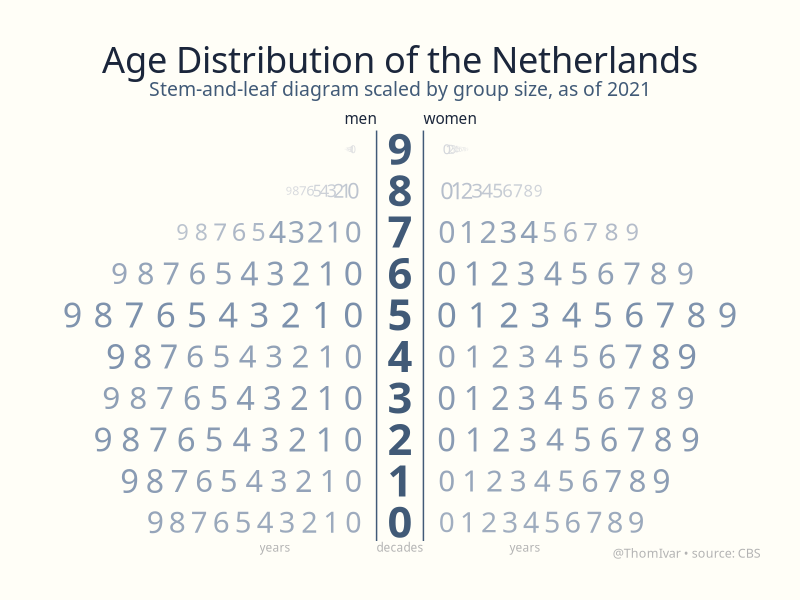
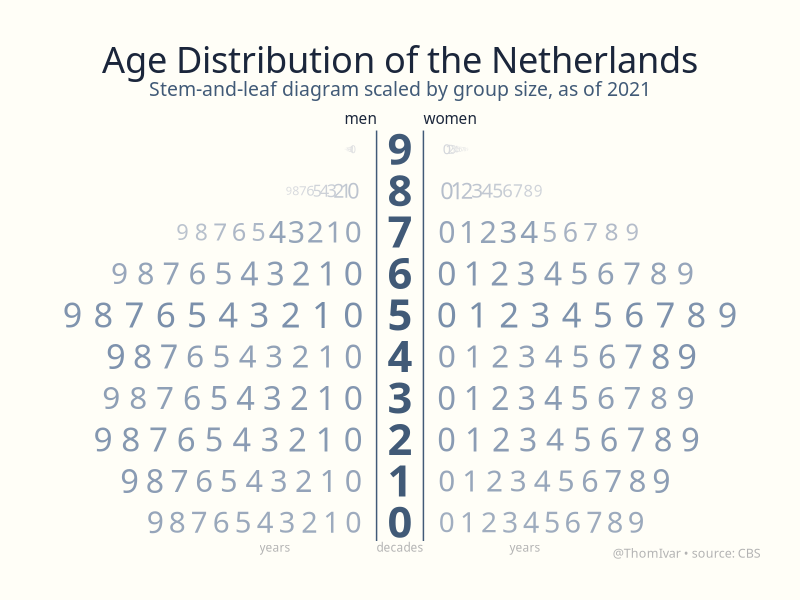

The R source for these figures, in order:
# Day 7: Physical
library(tidyverse)

# -- get data
df <- read_delim("30DayChartChallenge/other/CBS_age.csv", 
           ";", escape_double = FALSE, trim_ws = TRUE, skip = 5) %>% 
  transmute(
    age = sprintf("%02d", as.numeric(str_remove(Leeftijd, ' jaar'))), 
    age_stem = as.numeric(substring(age, 1, 1)), 
    age_leaf = as.numeric(substring(age, 2, 2)), 
    total_men = `Totaal Man`,
    total_women = `Totaal Vrouw`
  ) %>% 
  dplyr::filter(as.numeric(age) < 100)

df_stem <- df %>% 
  group_by(age_stem) %>% 
  summarise(total_men = sum(total_men), total_women = sum(total_women)) %>% 
  mutate(ratio_men = total_men / max(total_men), 
         ratio_women = total_women / max(total_women))

df <- left_join(df, df_stem[, c('age_stem', 'ratio_men', 'ratio_women')])


# -- make plot
ggplot(df) +
  # stem
  geom_text(data = df_stem, aes(x = 0, y = age_stem, label = age_stem), 
            family = 'American Typewriter', color = '#415a77', 
            fontface = 'bold', size = 11) +
  geom_vline(xintercept = -0.75, color = '#415a77') + 
  geom_vline(xintercept = 0.75, color = '#415a77') +
  # leafs
  geom_text(aes(x = (age_leaf) * ratio_women + 1.5, y = age_stem, 
                label = age_leaf, size = total_women, color = total_women),
            family = 'American Typewriter') +
  geom_text(aes(x = (-age_leaf) * ratio_men - 1.5, y = age_stem, 
                label = age_leaf, size = total_men, color = total_men),
            family = 'American Typewriter') +
  # annotations
  coord_cartesian(ylim = c(0, 9), clip = 'off') +
  annotate('text', x = -0.75, y = 9.75, label = 'men', hjust = 1,
           family = 'American Typewriter', color = '#1b263b') +
  annotate('text', x = 0.75, y = 9.75, label = 'women', hjust = 0,
           family = 'American Typewriter', color = '#1b263b') +
  annotate('text', x = 0, y = -0.60, label = 'decades', size = 3,
           family = 'American Typewriter', color = 'grey70') +
  annotate('text', x = 4, y = -0.60, label = 'years', size = 3,
           family = 'American Typewriter', color = 'grey70') +
  annotate('text', x = -4, y = -0.60, label = 'years', size = 3,
           family = 'American Typewriter', color = 'grey70') +
  # other styling
  labs(title = 'Age Distribution of the Netherlands',
       subtitle = 'Stem-and-leaf diagram scaled by group size, as of 2021', 
       caption = '@ThomIvar • source: CBS') +
  scale_size_area(max_size = 9) +
  scale_color_gradient(low = 'grey90', high = '#778da9') +
  theme_void() +
  theme(legend.position = 'none', 
        text = element_text('American Typewriter'),
        plot.title = element_text(hjust = 0.5, size = 26, colour = '#1b263b'),
        plot.subtitle = element_text(hjust = 0.5, size = 14, colour = '#415a77', 
                                     margin = margin(0,0,0.75,0, 'cm')),
        plot.caption = element_text(size = 9, colour = 'grey70'),
        plot.background = element_rect( fill = '#fffef7', color = '#fffef7'), 
        plot.margin = margin(1,1,1,1, 'cm'))

ggsave('30DayChartChallenge/images/physical.png', width = 8, height = 6)

